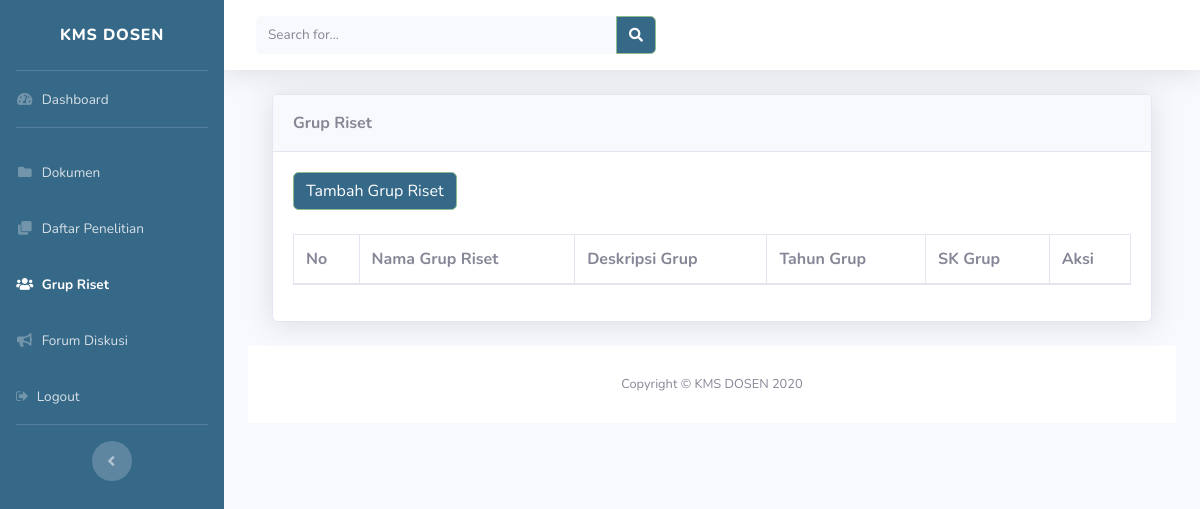
The page /wadek/grup/grup.php on the database as committed earlier.
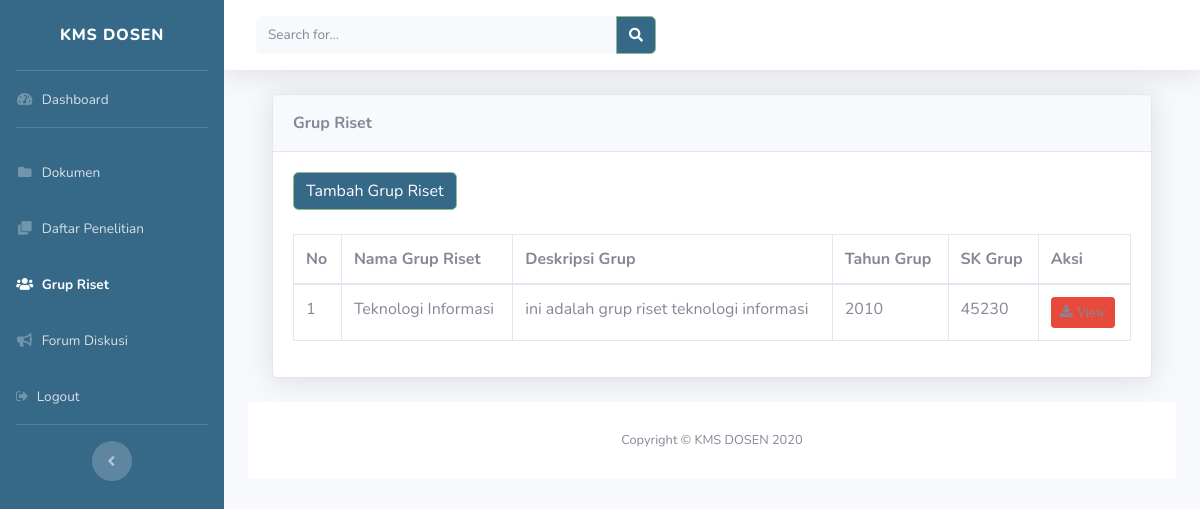
The same page on the database as committed later.
### tables this page shows
CREATE TABLE `grup_riset` (
  `id_grup` int(10) NOT NULL,
  `id_fakultas` int(10) NOT NULL,
  `id_prodi` int(10) NOT NULL,
  `id_bk` int(10) NOT NULL,
  `nama_grup` varchar(50) NOT NULL,
  `deskripsi_grup` varchar(255) NOT NULL,
  `tahun_grup` int(10) NOT NULL,
  `sk_grup` varchar(50) NOT NULL
);

### wadek/grup/grup.php (the view, shortened to what this page needs)
<!DOCTYPE html>
<html lang="en">
<head>
</head>
<body id="page-top">
  <div id="wrapper">
    <div id="content-wrapper" class="d-flex flex-column">
      <div id="content">
        <?php include('../topbar.php') ?>
        <div class="container-fluid">
          <div class="container-fluid">
          <div class="card shadow mb-4" data-aos="zoom-in" data-aos-duration="1500">
            <div class="card-header py-3 text-primary font-weight-bold">
              Grup Riset
            </div>
            <div class="card-body">
              <a href=create_grup.php class="btn btn-primary" role="button" data-toggle="modal" >
                    <span class="text">Tambah Grup Riset</span>
                  </a>
                  <br>
                  <br>
              <div class="table-responsive">
                <table class="table table-bordered" id="dataTable" width="100%" cellspacing="0">
                  <thead>
                    <tr>
                      <th>No</th>
                      <th>Nama Grup Riset</th>
                      <th>Deskripsi Grup</th>
                      <th>Tahun Grup</th>
                      <th>SK Grup</th>
                      <th>Aksi</th>
                    </tr>
                  </thead>
                  <tbody>
                    <?php
                      include "../../include/config.php";
                      $baca = mysqli_query($koneksi, "SELECT * FROM grup_riset");
                      while( $tampil = mysqli_fetch_array($baca))
                      {
                     ?>
                    <tr>
                      <td><?php echo $tampil['id_grup'] ; ?></td>
                      <td><?php echo $tampil['nama_grup'] ; ?></td>
                      <td><?php echo $tampil['deskripsi_grup'] ; ?></td>
                      <td><?php echo $tampil['tahun_grup'] ; ?></td>
                      <td><?php echo $tampil['sk_grup'] ; ?></td>
                      <td>
                          <a class="btn btn-danger btn-sm" ><i class="fa fa-download"> View</i></a>
                        </div>
                    <?php
                  }
                  ?>
                  </tbody>
                </table>
              </div>
            </div>
          </div>
        </div>
     <footer class="sticky-footer bg-white">
        <div class="container my-auto">
          <div class="copyright text-center my-auto">
            <span>Copyright &copy; KMS DOSEN 2020</span>
          </div>
        </div>
      </footer>
    </div>
  </div>
</body>
</html>

Rows that differ between the two databases and show on the page:
added grup_riset: id_grup "1", nama_grup "Teknologi Informasi", deskripsi_grup "ini adalah grup riset teknologi informasi", tahun_grup "2010", sk_grup "45230"
